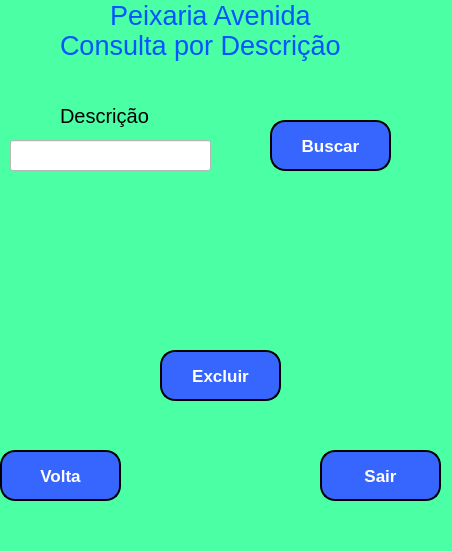
<?xml version="1.0" encoding="UTF-8"?>
<ui version="4.0">
 <class>MainWindow</class>
 <widget class="QMainWindow" name="MainWindow">
  <property name="geometry">
   <rect>
    <x>0</x>
    <y>0</y>
    <width>452</width>
    <height>551</height>
   </rect>
  </property>
  <property name="windowTitle">
   <string>MainWindow</string>
  </property>
  <property name="styleSheet">
   <string notr="true">background-color: rgb(75, 255, 165);</string>
  </property>
  <widget class="QWidget" name="centralwidget">
   <widget class="QLabel" name="label_2">
    <property name="geometry">
     <rect>
      <x>200</x>
      <y>50</y>
      <width>31</width>
      <height>61</height>
     </rect>
    </property>
    <property name="text">
     <string/>
    </property>
    <property name="pixmap">
     <pixmap>usuario.png</pixmap>
    </property>
   </widget>
   <widget class="QLabel" name="label_4">
    <property name="geometry">
     <rect>
      <x>10</x>
      <y>210</y>
      <width>431</width>
      <height>61</height>
     </rect>
    </property>
    <property name="font">
     <font>
      <pointsize>13</pointsize>
     </font>
    </property>
    <property name="styleSheet">
     <string notr="true">color: rgb(255, 255, 127);</string>
    </property>
    <property name="text">
     <string/>
    </property>
   </widget>
   <widget class="QLabel" name="label_5">
    <property name="geometry">
     <rect>
      <x>110</x>
      <y>0</y>
      <width>201</width>
      <height>31</height>
     </rect>
    </property>
    <property name="font">
     <font>
      <pointsize>20</pointsize>
     </font>
    </property>
    <property name="styleSheet">
     <string notr="true">color: rgb(0, 85, 255);</string>
    </property>
    <property name="text">
     <string>Peixaria Avenida</string>
    </property>
   </widget>
   <widget class="QPushButton" name="pushButton_5">
    <property name="geometry">
     <rect>
      <x>320</x>
      <y>450</y>
      <width>121</width>
      <height>51</height>
     </rect>
    </property>
    <property name="font">
     <font>
      <pointsize>13</pointsize>
      <weight>75</weight>
      <bold>true</bold>
     </font>
    </property>
    <property name="styleSheet">
     <string notr="true">background-color: rgb(55, 102, 255);
color: rgb(255, 255, 255);
border-style: outset;
border-width: 2px;
border-radius: 15px;
border-color: black;</string>
    </property>
    <property name="text">
     <string>Sair</string>
    </property>
   </widget>
   <widget class="QPushButton" name="pushButton_6">
    <property name="geometry">
     <rect>
      <x>0</x>
      <y>450</y>
      <width>121</width>
      <height>51</height>
     </rect>
    </property>
    <property name="font">
     <font>
      <pointsize>13</pointsize>
      <weight>75</weight>
      <bold>true</bold>
     </font>
    </property>
    <property name="styleSheet">
     <string notr="true">background-color: rgb(55, 102, 255);
color: rgb(255, 255, 255);
border-style: outset;
border-width: 2px;
border-radius: 15px;
border-color: black;</string>
    </property>
    <property name="text">
     <string>Volta</string>
    </property>
   </widget>
   <widget class="QLabel" name="label_6">
    <property name="geometry">
     <rect>
      <x>60</x>
      <y>30</y>
      <width>311</width>
      <height>31</height>
     </rect>
    </property>
    <property name="font">
     <font>
      <pointsize>20</pointsize>
     </font>
    </property>
    <property name="styleSheet">
     <string notr="true">color: rgb(0, 85, 255);</string>
    </property>
    <property name="text">
     <string>Consulta por Descrição</string>
    </property>
   </widget>
   <widget class="QLabel" name="label_3">
    <property name="geometry">
     <rect>
      <x>60</x>
      <y>100</y>
      <width>91</width>
      <height>31</height>
     </rect>
    </property>
    <property name="font">
     <font>
      <pointsize>15</pointsize>
     </font>
    </property>
    <property name="text">
     <string>Descrição</string>
    </property>
   </widget>
   <widget class="QLineEdit" name="lineEdit_2">
    <property name="geometry">
     <rect>
      <x>10</x>
      <y>140</y>
      <width>201</width>
      <height>31</height>
     </rect>
    </property>
    <property name="font">
     <font>
      <pointsize>12</pointsize>
     </font>
    </property>
    <property name="styleSheet">
     <string notr="true">background-color: rgb(255, 255, 255);</string>
    </property>
   </widget>
   <widget class="QPushButton" name="pushButton_7">
    <property name="geometry">
     <rect>
      <x>270</x>
      <y>120</y>
      <width>121</width>
      <height>51</height>
     </rect>
    </property>
    <property name="font">
     <font>
      <pointsize>13</pointsize>
      <weight>75</weight>
      <bold>true</bold>
     </font>
    </property>
    <property name="styleSheet">
     <string notr="true">background-color: rgb(55, 102, 255);
color: rgb(255, 255, 255);
border-style: outset;
border-width: 2px;
border-radius: 15px;
border-color: black;</string>
    </property>
    <property name="text">
     <string>Buscar</string>
    </property>
   </widget>
   <widget class="QPushButton" name="pushButton_8">
    <property name="geometry">
     <rect>
      <x>160</x>
      <y>350</y>
      <width>121</width>
      <height>51</height>
     </rect>
    </property>
    <property name="font">
     <font>
      <pointsize>13</pointsize>
      <weight>75</weight>
      <bold>true</bold>
     </font>
    </property>
    <property name="styleSheet">
     <string notr="true">background-color: rgb(55, 102, 255);
color: rgb(255, 255, 255);
border-style: outset;
border-width: 2px;
border-radius: 15px;
border-color: black;</string>
    </property>
    <property name="text">
     <string>Excluir</string>
    </property>
   </widget>
  </widget>
  <widget class="QMenuBar" name="menubar">
   <property name="geometry">
    <rect>
     <x>0</x>
     <y>0</y>
     <width>452</width>
     <height>22</height>
    </rect>
   </property>
  </widget>
  <widget class="QStatusBar" name="statusbar"/>
 </widget>
 <resources/>
 <connections/>
</ui>
